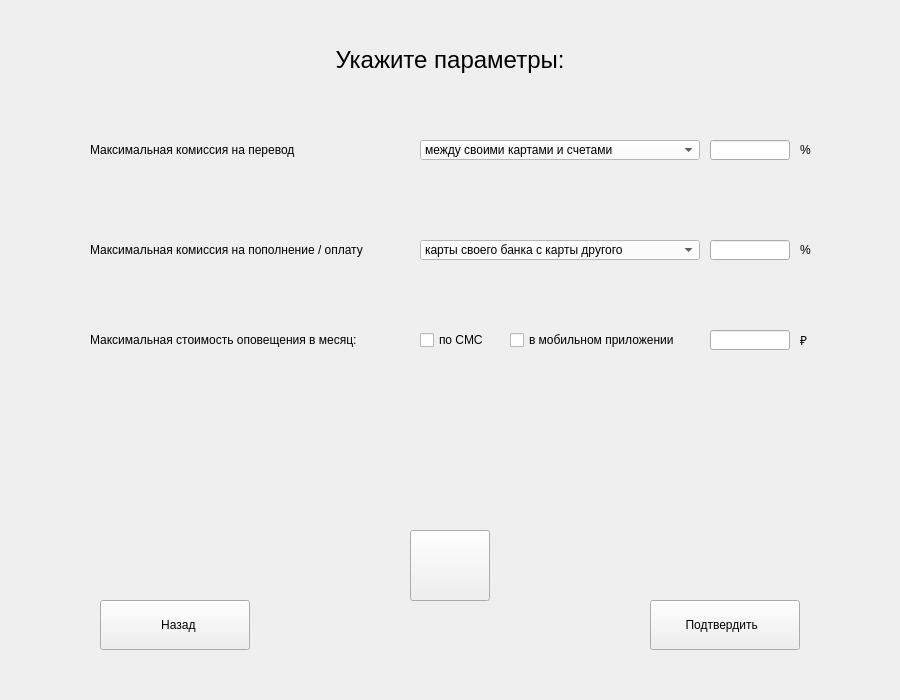
<?xml version="1.0" encoding="UTF-8"?>
<ui version="4.0">
 <class>Individual</class>
 <widget class="QWidget" name="Individual">
  <property name="geometry">
   <rect>
    <x>0</x>
    <y>0</y>
    <width>900</width>
    <height>700</height>
   </rect>
  </property>
  <property name="windowTitle">
   <string>Form</string>
  </property>
  <widget class="QPushButton" name="pushButton">
   <property name="geometry">
    <rect>
     <x>100</x>
     <y>600</y>
     <width>150</width>
     <height>50</height>
    </rect>
   </property>
   <property name="styleSheet">
    <string notr="true">font: 12pt &quot;Calibri&quot;;</string>
   </property>
   <property name="text">
    <string>  Назад</string>
   </property>
   <property name="icon">
    <iconset resource="qrs.qrc">
     <normaloff>:/left-arrow.svg</normaloff>:/left-arrow.svg</iconset>
   </property>
  </widget>
  <widget class="QLabel" name="label">
   <property name="geometry">
    <rect>
     <x>0</x>
     <y>45</y>
     <width>900</width>
     <height>30</height>
    </rect>
   </property>
   <property name="styleSheet">
    <string notr="true">font: 14pt &quot;Calibri&quot;;</string>
   </property>
   <property name="text">
    <string>&lt;html&gt;&lt;head/&gt;&lt;body&gt;&lt;p align=&quot;center&quot;&gt;&lt;span style=&quot; font-size:18pt;&quot;&gt;Укажите параметры:&lt;/span&gt;&lt;/p&gt;&lt;/body&gt;&lt;/html&gt;</string>
   </property>
  </widget>
  <widget class="QPushButton" name="pushButton_3">
   <property name="geometry">
    <rect>
     <x>410</x>
     <y>530</y>
     <width>80</width>
     <height>71</height>
    </rect>
   </property>
   <property name="styleSheet">
    <string notr="true">font: 10pt &quot;Calibri&quot;;</string>
   </property>
   <property name="text">
    <string/>
   </property>
   <property name="icon">
    <iconset resource="qrs.qrc">
     <normaloff>:/renew.svg</normaloff>:/renew.svg</iconset>
   </property>
   <property name="iconSize">
    <size>
     <width>40</width>
     <height>40</height>
    </size>
   </property>
   <property name="checkable">
    <bool>true</bool>
   </property>
   <property name="default">
    <bool>false</bool>
   </property>
  </widget>
  <widget class="QPushButton" name="pushButton_2">
   <property name="geometry">
    <rect>
     <x>650</x>
     <y>600</y>
     <width>150</width>
     <height>50</height>
    </rect>
   </property>
   <property name="layoutDirection">
    <enum>Qt::RightToLeft</enum>
   </property>
   <property name="styleSheet">
    <string notr="true">font: 12pt &quot;Calibri&quot;;</string>
   </property>
   <property name="text">
    <string>Подтвердить  </string>
   </property>
   <property name="icon">
    <iconset resource="qrs.qrc">
     <normaloff>:/tip.svg</normaloff>:/tip.svg</iconset>
   </property>
   <property name="iconSize">
    <size>
     <width>25</width>
     <height>25</height>
    </size>
   </property>
  </widget>
  <widget class="QLabel" name="label_4">
   <property name="geometry">
    <rect>
     <x>90</x>
     <y>140</y>
     <width>261</width>
     <height>20</height>
    </rect>
   </property>
   <property name="styleSheet">
    <string notr="true">font: 11pt &quot;Calibri&quot;;</string>
   </property>
   <property name="text">
    <string>Максимальная комиссия на перевод  </string>
   </property>
  </widget>
  <widget class="QLabel" name="label_7">
   <property name="geometry">
    <rect>
     <x>800</x>
     <y>240</y>
     <width>41</width>
     <height>20</height>
    </rect>
   </property>
   <property name="styleSheet">
    <string notr="true">font: 11pt &quot;Calibri&quot;;</string>
   </property>
   <property name="text">
    <string>%</string>
   </property>
  </widget>
  <widget class="QLabel" name="label_8">
   <property name="geometry">
    <rect>
     <x>90</x>
     <y>330</y>
     <width>340</width>
     <height>20</height>
    </rect>
   </property>
   <property name="styleSheet">
    <string notr="true">font: 11pt &quot;Calibri&quot;;</string>
   </property>
   <property name="text">
    <string>Максимальная стоимость оповещения в месяц:</string>
   </property>
  </widget>
  <widget class="QLineEdit" name="lineEdit_2">
   <property name="geometry">
    <rect>
     <x>710</x>
     <y>140</y>
     <width>80</width>
     <height>20</height>
    </rect>
   </property>
   <property name="styleSheet">
    <string notr="true"/>
   </property>
  </widget>
  <widget class="QLabel" name="label_5">
   <property name="geometry">
    <rect>
     <x>800</x>
     <y>140</y>
     <width>31</width>
     <height>20</height>
    </rect>
   </property>
   <property name="styleSheet">
    <string notr="true">font: 11pt &quot;Calibri&quot;;</string>
   </property>
   <property name="text">
    <string>%</string>
   </property>
  </widget>
  <widget class="QCheckBox" name="checkBox_2">
   <property name="geometry">
    <rect>
     <x>510</x>
     <y>330</y>
     <width>210</width>
     <height>20</height>
    </rect>
   </property>
   <property name="styleSheet">
    <string notr="true">font: 11pt &quot;Calibri&quot;;</string>
   </property>
   <property name="text">
    <string>в мобильном приложении</string>
   </property>
  </widget>
  <widget class="QComboBox" name="comboBox_3">
   <property name="geometry">
    <rect>
     <x>420</x>
     <y>240</y>
     <width>280</width>
     <height>20</height>
    </rect>
   </property>
   <property name="styleSheet">
    <string notr="true">font: 11pt &quot;Calibri&quot;;
background-color: rgb(255, 255, 255);
color: rgb(0, 0, 0);</string>
   </property>
   <item>
    <property name="text">
     <string>карты своего банка с карты другого</string>
    </property>
   </item>
   <item>
    <property name="text">
     <string>мобильной связи / Интернета</string>
    </property>
   </item>
   <item>
    <property name="text">
     <string>электронного кошелька</string>
    </property>
   </item>
   <item>
    <property name="text">
     <string>госуслуг / налогов / штрафов</string>
    </property>
   </item>
  </widget>
  <widget class="QCheckBox" name="checkBox">
   <property name="geometry">
    <rect>
     <x>420</x>
     <y>330</y>
     <width>70</width>
     <height>20</height>
    </rect>
   </property>
   <property name="styleSheet">
    <string notr="true">font: 11pt &quot;Calibri&quot;;</string>
   </property>
   <property name="text">
    <string>по СМС</string>
   </property>
  </widget>
  <widget class="QComboBox" name="comboBox_2">
   <property name="geometry">
    <rect>
     <x>420</x>
     <y>140</y>
     <width>280</width>
     <height>20</height>
    </rect>
   </property>
   <property name="styleSheet">
    <string notr="true">font: 11pt &quot;Calibri&quot;;
background-color: rgb(255, 255, 255);
color: rgb(0, 0, 0);
</string>
   </property>
   <item>
    <property name="text">
     <string>между своими картами и счетами</string>
    </property>
   </item>
   <item>
    <property name="text">
     <string>клиенту этого же банка</string>
    </property>
   </item>
   <item>
    <property name="text">
     <string>клиенту другого банка</string>
    </property>
   </item>
   <item>
    <property name="text">
     <string>через систему быстрых платежей</string>
    </property>
   </item>
  </widget>
  <widget class="QLabel" name="label_6">
   <property name="geometry">
    <rect>
     <x>90</x>
     <y>240</y>
     <width>320</width>
     <height>20</height>
    </rect>
   </property>
   <property name="styleSheet">
    <string notr="true">font: 11pt &quot;Calibri&quot;;</string>
   </property>
   <property name="text">
    <string>Максимальная комиссия на пополнение / оплату  </string>
   </property>
  </widget>
  <widget class="QLineEdit" name="lineEdit_3">
   <property name="geometry">
    <rect>
     <x>710</x>
     <y>240</y>
     <width>80</width>
     <height>20</height>
    </rect>
   </property>
   <property name="styleSheet">
    <string notr="true"/>
   </property>
  </widget>
  <widget class="QLineEdit" name="lineEdit_4">
   <property name="geometry">
    <rect>
     <x>710</x>
     <y>330</y>
     <width>80</width>
     <height>20</height>
    </rect>
   </property>
   <property name="styleSheet">
    <string notr="true"/>
   </property>
  </widget>
  <widget class="QLabel" name="label_9">
   <property name="geometry">
    <rect>
     <x>800</x>
     <y>330</y>
     <width>41</width>
     <height>20</height>
    </rect>
   </property>
   <property name="styleSheet">
    <string notr="true">font: 11pt &quot;Calibri&quot;;</string>
   </property>
   <property name="text">
    <string>₽</string>
   </property>
  </widget>
 </widget>
 <resources>
  <include location="qrs.qrc"/>
 </resources>
 <connections/>
</ui>
